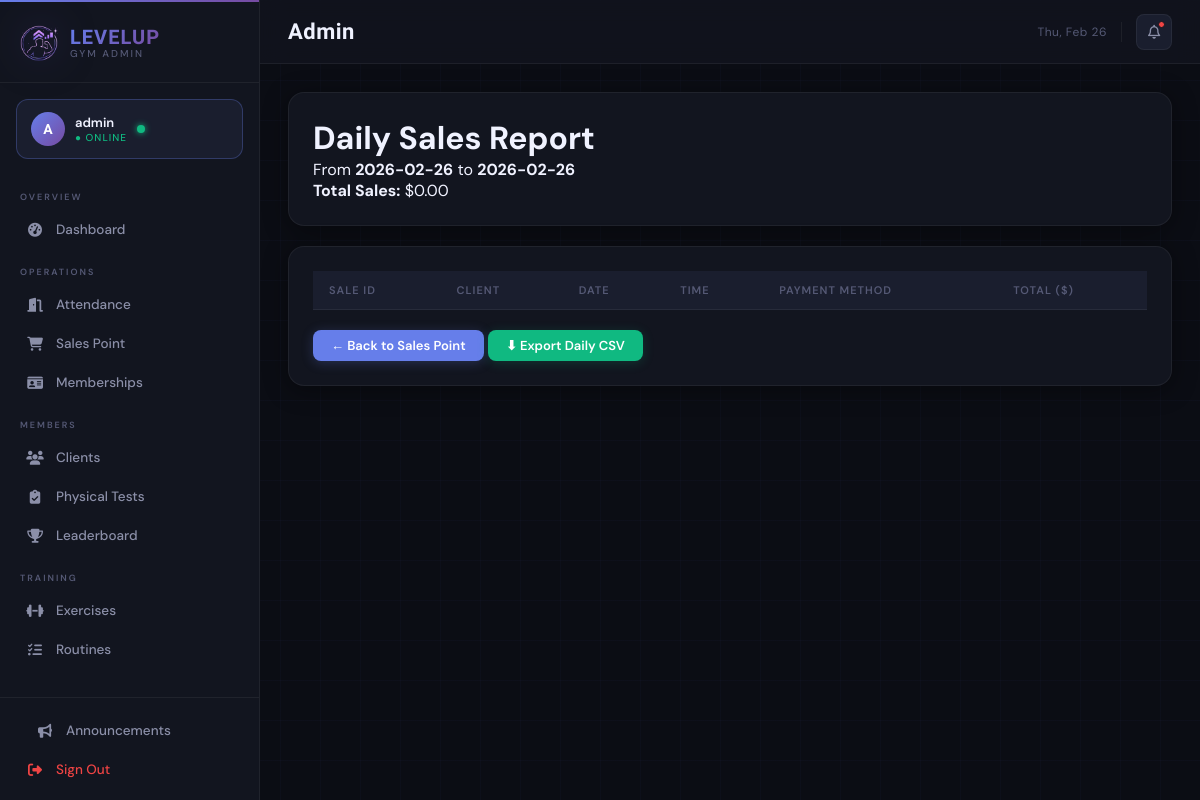
Page /admin/salespoint/report/daily (signed in) on the earlier database version.
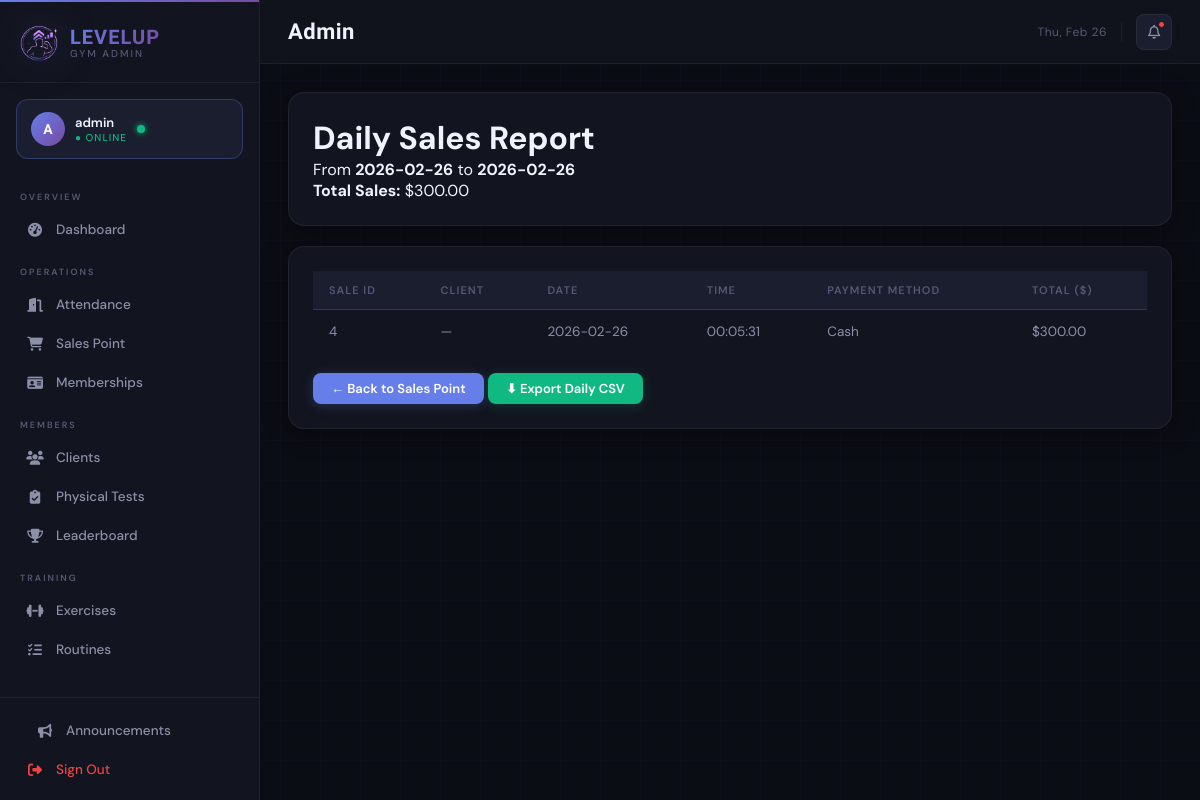
Same page on the later database version.
### tables this page shows
CREATE TABLE sales (
            sale_id INTEGER PRIMARY KEY AUTOINCREMENT,
            cashier_id INTEGER, -- opcional, referencia a admin user
            total_cents INTEGER NOT NULL,
            payment_type TEXT NOT NULL, -- 'cash'|'card'
            paid_cents INTEGER NOT NULL,
            change_cents INTEGER NOT NULL,
            created_at TEXT NOT NULL
        );

### main.py (the view)
@app.route("/admin/salespoint/report/<period>")
@admin_required
def admin_sales_report(period):
    report = sales_ctrl.get_sales_report(period)
    return render_template("admin/sales_report.html", report=report)

### database/db_manager.py (called while the page is built)
    def connect(self):
        self.conn = sqlite3.connect(self.db_name)
        self.conn.row_factory = sqlite3.Row  # Access columns by name
        self.cursor = self.conn.cursor()

    def disconnect(self):
        if self.conn:
            self.conn.close()

    def execute_query(self, query, params=None):
        self.connect()
        if params:
            self.cursor.execute(query, params)
        else:
            self.cursor.execute(query)
        results = self.cursor.fetchall()
        self.disconnect()
        return results

### main.py (called while the page is built)
def admin_required(f):
    @wraps(f)
    def decorated_function(*args, **kwargs):
        if 'admin_logged_in' not in session:
            return redirect(url_for('admin_login'))
        return f(*args, **kwargs)
    return decorated_function

### templates/admin/sales_report.html (shortened to what this page needs)
{% extends "admin/base.html" %}
{% block content %}
<div class="card">
  <h1>{{ report.period }} Sales Report</h1>
  <p>From <strong>{{ report.start_date }}</strong> to <strong>{{ report.end_date }}</strong></p>
  <p><strong>Total Sales:</strong> ${{ '%.2f' % report.total_sales }}</p>
</div>
<div class="card">
    <table>
    <thead>
        <tr>
        <th>Sale ID</th>
        <th>Client</th>
        <th>Date</th>
        <th>Time</th>
        <th>Payment Method</th>
        <th>Total ($)</th>
        </tr>
    </thead>
    <tbody>
        {% for row in report.records %}
        <tr>
        <td>{{ row.sale_id }}</td>
        <td>{{ row.client_name or '—' }}</td>
        <td>{{ row.sale_date }}</td>
        <td>{{ row.sale_time }}</td>
        <td>{{ row.payment_type|capitalize }}</td>
        <td>${{ '%.2f' % (row.total_cents / 100) }}</td>
        </tr>
        {% endfor %}
    </tbody>
    </table>
    <div style="margin-top: 20px;">
        <a href="{{ url_for('admin_salespoint') }}" class="btn btn-primary">← Back to Sales Point</a>
        {% if report.period == 'Daily' %}
            <a href="{{ url_for('admin_export_sales_report', period='daily') }}" class="btn btn-success">⬇ Export Daily CSV</a>
        {% elif report.period == 'Weekly' %}
            <a href="{{ url_for('admin_export_sales_report', period='weekly') }}" class="btn btn-success">⬇ Export Weekly CSV</a>
        {% else %}
            <a href="{{ url_for('admin_export_sales_report', period='monthly') }}" class="btn btn-success">⬇ Export Monthly CSV</a>
        {% endif %}
    </div>
</div>
{% endblock %}

Differences in the rows shown:
added sales: sale_id "4", client_name "—", sale_date "2026-02-26", sale_time "00:05:31", payment_type "Cash", row.total_cents/100 "300.00"
Other differences:
{{ '%.2f' % report.total_sales }}: "0.00" → "300.00"
